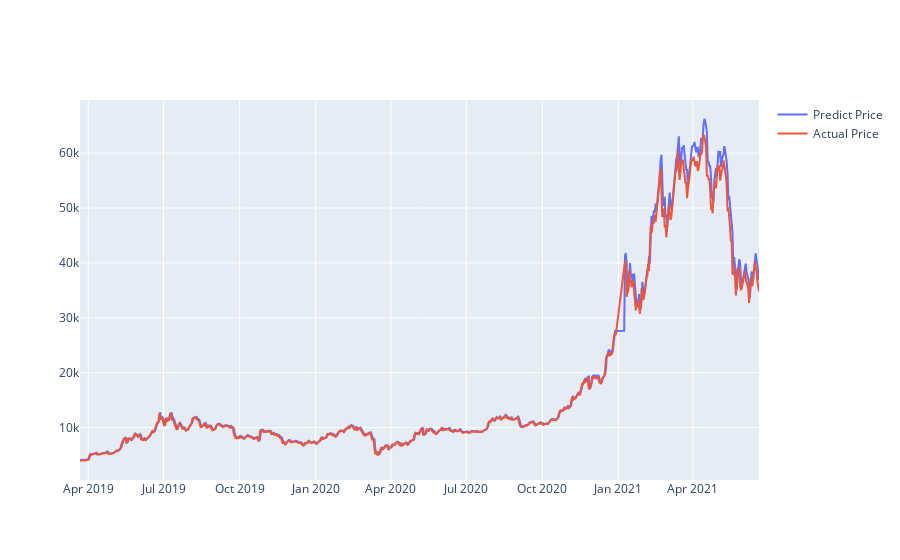

The code cell stored with this chart in its notebook:
### Markdown cell above
#### Plot predicted and actual line graph with X=dates, Y=USD

### Code cell
actual_chart = go.Scatter(x=predictDates, y=testY_reshape, name= 'Actual Price')
predict_chart = go.Scatter(x=predictDates, y=yhat_reshape, name= 'Predict Price')
py.iplot([predict_chart, actual_chart])

### Figure 1 — Plotly figure (JSON) as saved in the notebook; plotly's stock layout.template omitted (floating-point values rounded to 4 significant figures; data arrays with more than 128 entries replaced by an {"elided": "..."} marker saying what was removed)
{"data": [{"name": "Predict Price", "x": {"elided": "813 str values"}, "y": {"elided": "813 float values"}, "type": "scatter"}, {"name": "Actual Price", "x": {"elided": "813 str values"}, "y": {"elided": "813 float values"}, "type": "scatter"}], "layout": {}}
